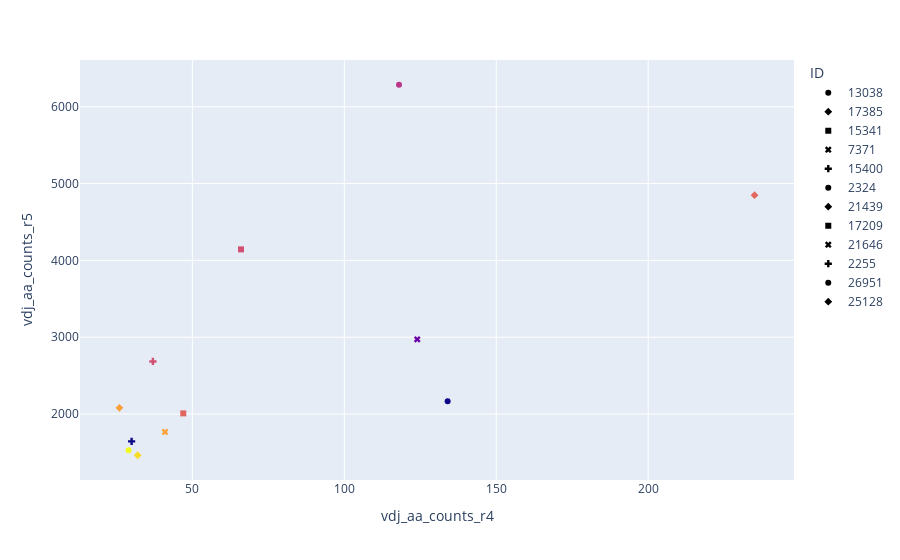

Write notebook code for a chart like this one.
### Code cell
fig = px.scatter(plot_data, x = "vdj_aa_counts_r4", y = "vdj_aa_counts_r5", symbol = "ID", color = "ID")
fig.update(layout_coloraxis_showscale=False)
fig.show()

### Figure 1 — Plotly figure (JSON) as saved in the notebook; plotly's stock layout.template omitted (floating-point values rounded to 4 significant figures)
{"data": [{"hovertemplate": "ID=%{marker.color}<br>vdj_aa_counts_r4=%{x}<br>vdj_aa_counts_r5=%{y}<extra></extra>", "legendgroup": "13038", "marker": {"color": [13038], "coloraxis": "coloraxis", "symbol": "circle"}, "mode": "markers", "name": "13038", "orientation": "v", "showlegend": true, "type": "scatter", "x": [118], "xaxis": "x", "y": [6286], "yaxis": "y"}, {"hovertemplate": "ID=%{marker.color}<br>vdj_aa_counts_r4=%{x}<br>vdj_aa_counts_r5=%{y}<extra></extra>", "legendgroup": "17385", "marker": {"color": [17385], "coloraxis": "coloraxis", "symbol": "diamond"}, "mode": "markers", "name": "17385", "orientation": "v", "showlegend": true, "type": "scatter", "x": [235], "xaxis": "x", "y": [4848], "yaxis": "y"}, {"hovertemplate": "ID=%{marker.color}<br>vdj_aa_counts_r4=%{x}<br>vdj_aa_counts_r5=%{y}<extra></extra>", "legendgroup": "15341", "marker": {"color": [15341], "coloraxis": "coloraxis", "symbol": "square"}, "mode": "markers", "name": "15341", "orientation": "v", "showlegend": true, "type": "scatter", "x": [66], "xaxis": "x", "y": [4143], "yaxis": "y"}, {"hovertemplate": "ID=%{marker.color}<br>vdj_aa_counts_r4=%{x}<br>vdj_aa_counts_r5=%{y}<extra></extra>", "legendgroup": "7371", "marker": {"color": [7371], "coloraxis": "coloraxis", "symbol": "x"}, "mode": "markers", "name": "7371", "orientation": "v", "showlegend": true, "type": "scatter", "x": [124], "xaxis": "x", "y": [2972], "yaxis": "y"}, {"hovertemplate": "ID=%{marker.color}<br>vdj_aa_counts_r4=%{x}<br>vdj_aa_counts_r5=%{y}<extra></extra>", "legendgroup": "15400", "marker": {"color": [15400], "coloraxis": "coloraxis", "symbol": "cross"}, "mode": "markers", "name": "15400", "orientation": "v", "showlegend": true, "type": "scatter", "x": [37], "xaxis": "x", "y": [2684], "yaxis": "y"}, {"hovertemplate": "ID=%{marker.color}<br>vdj_aa_counts_r4=%{x}<br>vdj_aa_counts_r5=%{y}<extra></extra>", "legendgroup": "2324", "marker": {"color": [2324], "coloraxis": "coloraxis", "symbol": "circle"}, "mode": "markers", "name": "2324", "orientation": "v", "showlegend": true, "type": "scatter", "x": [134], "xaxis": "x", "y": [2166], "yaxis": "y"}, {"hovertemplate": "ID=%{marker.color}<br>vdj_aa_counts_r4=%{x}<br>vdj_aa_counts_r5=%{y}<extra></extra>", "legendgroup": "21439", "marker": {"color": [21439], "coloraxis": "coloraxis", "symbol": "diamond"}, "mode": "markers", "name": "21439", "orientation": "v", "showlegend": true, "type": "scatter", "x": [26], "xaxis": "x", "y": [2080], "yaxis": "y"}, {"hovertemplate": "ID=%{marker.color}<br>vdj_aa_counts_r4=%{x}<br>vdj_aa_counts_r5=%{y}<extra></extra>", "legendgroup": "17209", "marker": {"color": [17209], "coloraxis": "coloraxis", "symbol": "square"}, "mode": "markers", "name": "17209", "orientation": "v", "showlegend": true, "type": "scatter", "x": [47], "xaxis": "x", "y": [2008], "yaxis": "y"}, {"hovertemplate": "ID=%{marker.color}<br>vdj_aa_counts_r4=%{x}<br>vdj_aa_counts_r5=%{y}<extra></extra>", "legendgroup": "21646", "marker": {"color": [21646], "coloraxis": "coloraxis", "symbol": "x"}, "mode": "markers", "name": "21646", "orientation": "v", "showlegend": true, "type": "scatter", "x": [41], "xaxis": "x", "y": [1766], "yaxis": "y"}, {"hovertemplate": "ID=%{marker.color}<br>vdj_aa_counts_r4=%{x}<br>vdj_aa_counts_r5=%{y}<extra></extra>", "legendgroup": "2255", "marker": {"color": [2255], "coloraxis": "coloraxis", "symbol": "cross"}, "mode": "markers", "name": "2255", "orientation": "v", "showlegend": true, "type": "scatter", "x": [30], "xaxis": "x", "y": [1644], "yaxis": "y"}, {"hovertemplate": "ID=%{marker.color}<br>vdj_aa_counts_r4=%{x}<br>vdj_aa_counts_r5=%{y}<extra></extra>", "legendgroup": "26951", "marker": {"color": [26951], "coloraxis": "coloraxis", "symbol": "circle"}, "mode": "markers", "name": "26951", "orientation": "v", "showlegend": true, "type": "scatter", "x": [29], "xaxis": "x", "y": [1529], "yaxis": "y"}, {"hovertemplate": "ID=%{marker.color}<br>vdj_aa_counts_r4=%{x}<br>vdj_aa_counts_r5=%{y}<extra></extra>", "legendgroup": "25128", "marker": {"color": [25128], "coloraxis": "coloraxis", "symbol": "diamond"}, "mode": "markers", "name": "25128", "orientation": "v", "showlegend": true, "type": "scatter", "x": [32], "xaxis": "x", "y": [1463], "yaxis": "y"}], "layout": {"coloraxis": {"colorbar": {"title": {"text": "ID"}}, "colorscale": [[0, "#0d0887"], [0.1111, "#46039f"], [0.2222, "#7201a8"], [0.3333, "#9c179e"], [0.4444, "#bd3786"], [0.5556, "#d8576b"], [0.6667, "#ed7953"], [0.7778, "#fb9f3a"], [0.8889, "#fdca26"], [1, "#f0f921"]], "showscale": false}, "legend": {"title": {"text": "ID"}, "tracegroupgap": 0}, "margin": {"t": 60}, "xaxis": {"anchor": "y", "domain": [0, 1], "title": {"text": "vdj_aa_counts_r4"}}, "yaxis": {"anchor": "x", "domain": [0, 1], "title": {"text": "vdj_aa_counts_r5"}}}}
